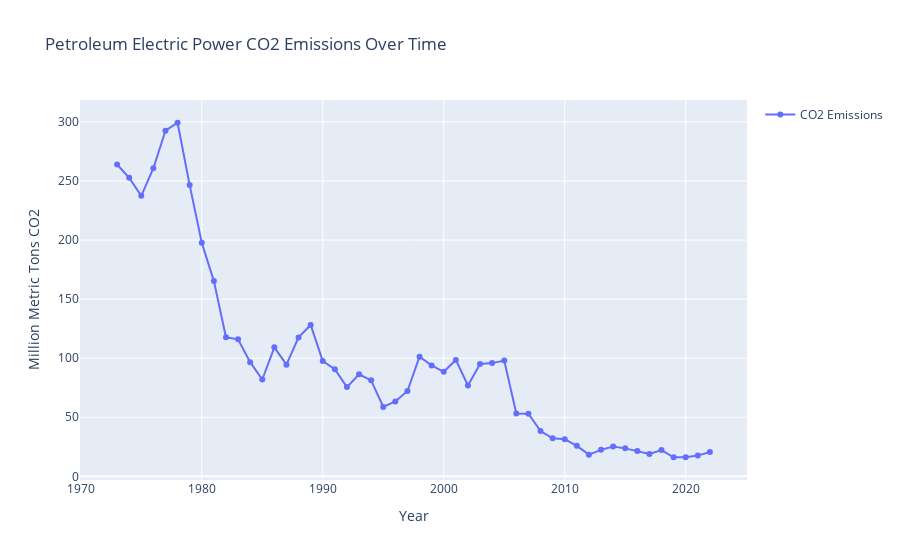

Here is the notebook cell this chart was saved with:
### Code cell
x_values = petroleum_electric_cd_emissions_data['date']
y_values = petroleum_electric_cd_emissions_data['petroleum_emissions']

fig = go.Figure()

fig.add_trace(go.Scatter(x=x_values, y=y_values, mode='lines+markers',
                         line=dict(shape='linear'), marker=dict(symbol='circle'),
                         name='CO2 Emissions'))
fig.update_layout(title='Petroleum Electric Power CO2 Emissions Over Time',
                  xaxis=dict(title='Year'),
                  yaxis=dict(title='Million Metric Tons CO2'),
                  showlegend=True)
fig.show()

### Figure 1 — Plotly figure (JSON) as saved in the notebook; plotly's stock layout.template omitted (floating-point values rounded to 4 significant figures)
{"data": [{"line": {"shape": "linear"}, "marker": {"symbol": "circle"}, "mode": "lines+markers", "name": "CO2 Emissions", "type": "scatter", "x": ["1973-01-01T00:00:00", "1974-01-01T00:00:00", "1975-01-01T00:00:00", "1976-01-01T00:00:00", "1977-01-01T00:00:00", "1978-01-01T00:00:00", "1979-01-01T00:00:00", "1980-01-01T00:00:00", "1981-01-01T00:00:00", "1982-01-01T00:00:00", "1983-01-01T00:00:00", "1984-01-01T00:00:00", "1985-01-01T00:00:00", "1986-01-01T00:00:00", "1987-01-01T00:00:00", "1988-01-01T00:00:00", "1989-01-01T00:00:00", "1990-01-01T00:00:00", "1991-01-01T00:00:00", "1992-01-01T00:00:00", "1993-01-01T00:00:00", "1994-01-01T00:00:00", "1995-01-01T00:00:00", "1996-01-01T00:00:00", "1997-01-01T00:00:00", "1998-01-01T00:00:00", "1999-01-01T00:00:00", "2000-01-01T00:00:00", "2001-01-01T00:00:00", "2002-01-01T00:00:00", "2003-01-01T00:00:00", "2004-01-01T00:00:00", "2005-01-01T00:00:00", "2006-01-01T00:00:00", "2007-01-01T00:00:00", "2008-01-01T00:00:00", "2009-01-01T00:00:00", "2010-01-01T00:00:00", "2011-01-01T00:00:00", "2012-01-01T00:00:00", "2013-01-01T00:00:00", "2014-01-01T00:00:00", "2015-01-01T00:00:00", "2016-01-01T00:00:00", "2017-01-01T00:00:00", "2018-01-01T00:00:00", "2019-01-01T00:00:00", "2020-01-01T00:00:00", "2021-01-01T00:00:00", "2022-01-01T00:00:00"], "y": [263.9, 252.8, 237.5, 260.8, 292.6, 299.3, 246.5, 197.7, 165.3, 117.7, 116.0, 96.68, 81.98, 109.2, 94.56, 117.6, 128.1, 97.54, 90.68, 75.53, 86.42, 81.25, 58.71, 63.4, 72.21, 101.3, 93.83, 88.53, 98.56, 76.86, 95.13, 95.85, 97.97, 53.28, 52.97, 38.39, 32.21, 31.43, 25.83, 18.33, 22.42, 25.3, 23.68, 21.46, 18.92, 22.22, 16.16, 16.17, 17.71, 20.52]}], "layout": {"showlegend": true, "title": {"text": "Petroleum Electric Power CO2 Emissions Over Time"}, "xaxis": {"title": {"text": "Year"}}, "yaxis": {"title": {"text": "Million Metric Tons CO2"}}}}
